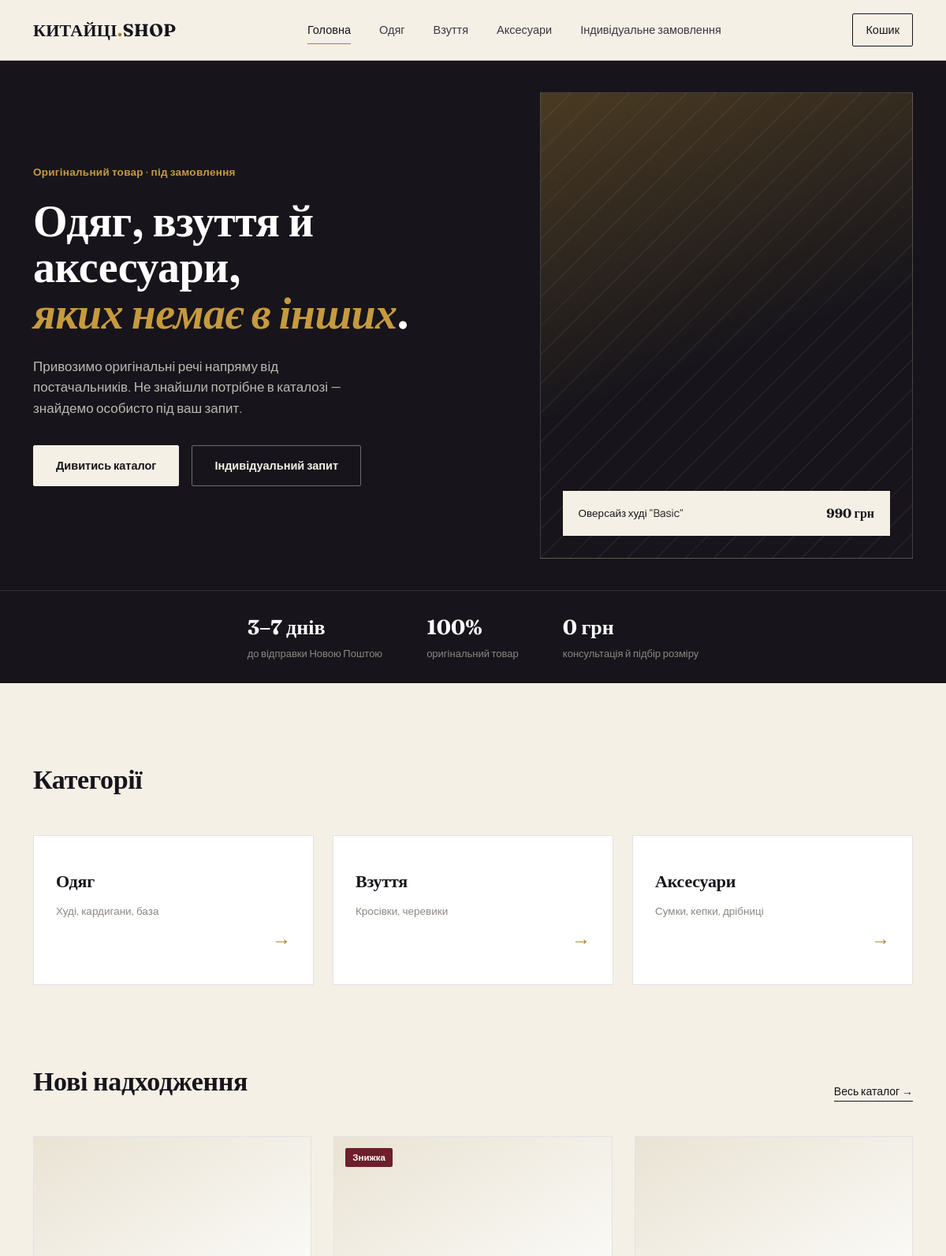
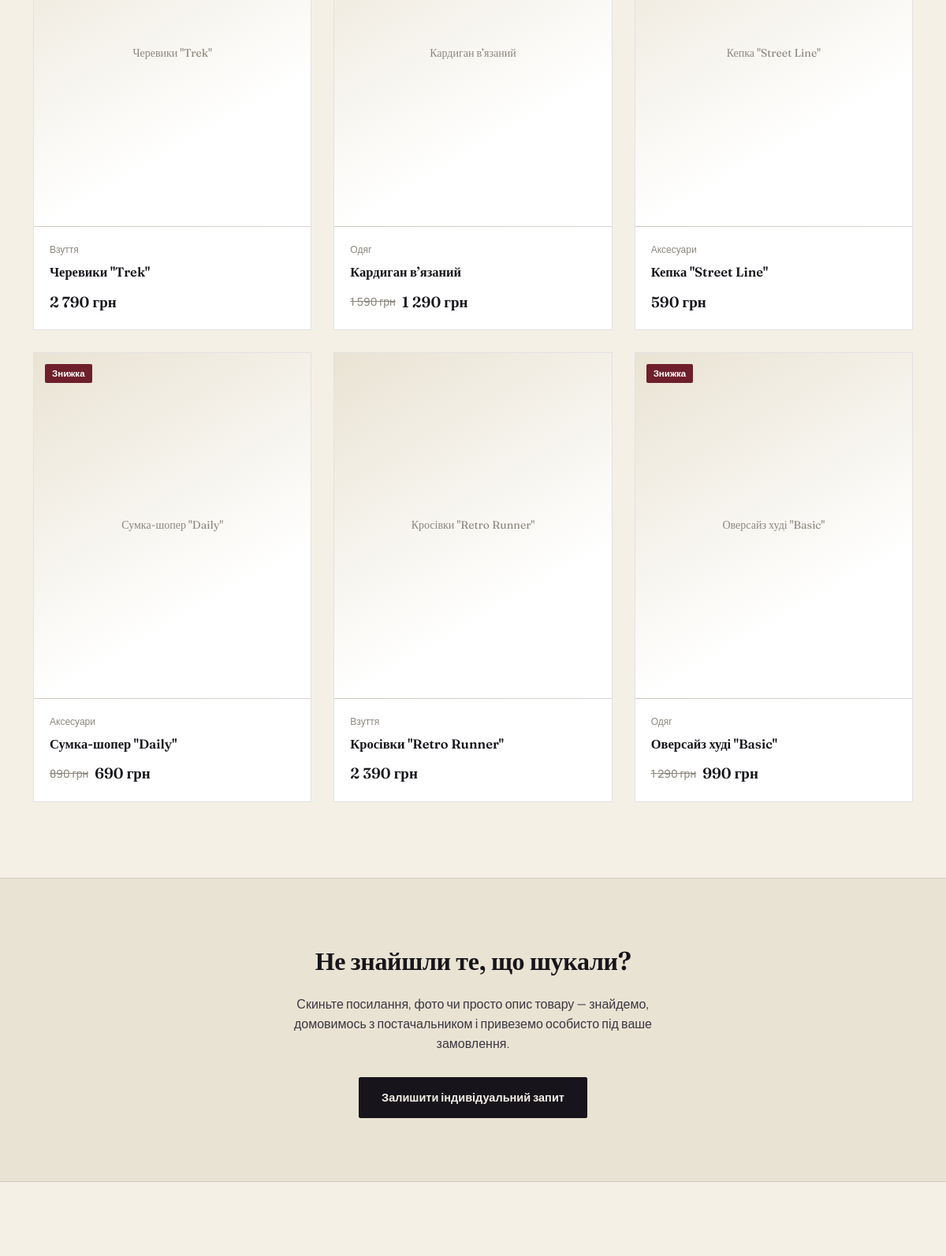
The page / (upper part) on the database its author committed (2 pictures, top to bottom).
### tables this page shows
CREATE TABLE products (
            id INTEGER PRIMARY KEY AUTOINCREMENT,
            category_id INTEGER NOT NULL REFERENCES categories(id),
            name TEXT NOT NULL,
            slug TEXT NOT NULL UNIQUE,
            description TEXT DEFAULT '',
            price REAL NOT NULL,
            discount_price REAL,
            image TEXT DEFAULT '',
            is_active INTEGER DEFAULT 1,
            created_at TEXT DEFAULT CURRENT_TIMESTAMP
        );

### includes/db.php (called while the page is built, shortened)
<?php
function money(float $n): string {
    return number_format($n, 0, ',', ' ') . ' грн';
}

### index.php (the view, shortened to what this page needs)
<?php
require __DIR__ . '/includes/db.php';
$pdo = db();
$featured = $pdo->query("
  SELECT p.*, c.name as cat_name, c.slug as cat_slug,
    (SELECT MIN(stock) FROM product_variants WHERE product_id=p.id) as min_stock
  FROM products p JOIN categories c ON c.id=p.category_id
  WHERE p.is_active=1 ORDER BY p.id DESC LIMIT 6
")->fetchAll(PDO::FETCH_ASSOC);
include __DIR__ . '/includes/header.php';
?>
<section class="hero">
  <div class="wrap">
    <div>
      <span class="hero-eyebrow">Оригінальний товар · під замовлення</span>
      <h1>Одяг, взуття й аксесуари,<br><em>яких немає в інших</em>.</h1>
      <p class="lead">Привозимо оригінальні речі напряму від постачальників. Не знайшли потрібне в каталозі — знайдемо особисто під ваш запит.</p>
      <div class="hero-ctas">
        <a href="/catalog.php" class="btn btn-primary" style="background:var(--ivory); color:var(--ink); border-color:var(--ivory);">Дивитись каталог</a>
        <a href="/custom-request.php" class="btn btn-outline" style="color:var(--ivory); border-color:rgba(244,240,230,0.4);">Індивідуальний запит</a>
      </div>
    </div>
    <div class="hero-visual">
      <div class="tag">
        <span>Оверсайз худі "Basic"</span>
        <strong>990 грн</strong>
      </div>
    </div>
  </div>
  <div class="hero-stats">
    <div class="wrap">
      <div class="stat"><b>3–7 днів</b><span>до відправки Новою Поштою</span></div>
      <div class="stat"><b>100%</b><span>оригінальний товар</span></div>
      <div class="stat"><b>0 грн</b><span>консультація й підбір розміру</span></div>
    </div>
  </div>
</section>
<section class="section">
  <div class="wrap">
    <div class="section-head">
      <h2>Категорії</h2>
    </div>
    <div class="categories-strip">
      <a class="cat-card" href="/catalog.php?cat=odyag">
        <div><h3>Одяг</h3><span>Худі, кардигани, база</span></div>
        <span class="arrow">→</span>
      </a>
      <a class="cat-card" href="/catalog.php?cat=vzuttya">
        <div><h3>Взуття</h3><span>Кросівки, черевики</span></div>
        <span class="arrow">→</span>
      </a>
      <a class="cat-card" href="/catalog.php?cat=aksesuary">
        <div><h3>Аксесуари</h3><span>Сумки, кепки, дрібниці</span></div>
        <span class="arrow">→</span>
      </a>
    </div>
  </div>
</section>
<section class="section" style="padding-top:0;">
  <div class="wrap">
    <div class="section-head">
      <h2>Нові надходження</h2>
      <a href="/catalog.php">Весь каталог →</a>
    </div>
    <div class="grid-products">
      <?php foreach ($featured as $p): ?>
        <a class="card" href="/product.php?slug=<?= urlencode($p['slug']) ?>">
          <div class="card-media">
            <?php if ($p['discount_price']): ?><span class="badge-sale sale-tag">Знижка</span><?php endif; ?>
            <?php if (!empty($p['image'])): ?>
              <img src="/<?= htmlspecialchars($p['image']) ?>" alt="<?= htmlspecialchars($p['name']) ?>" style="width:100%; height:100%; object-fit:cover;">
            <?php else: ?>
              <span class="ph"><?= htmlspecialchars($p['name']) ?></span>
            <?php endif; ?>
          </div>
          <div class="card-body">
            <span class="card-cat"><?= htmlspecialchars($p['cat_name']) ?></span>
            <span class="card-name"><?= htmlspecialchars($p['name']) ?></span>
            <div class="card-prices">
              <?php if ($p['discount_price']): ?>
                <span class="price old"><?= money($p['price']) ?></span>
                <span class="price"><?= money($p['discount_price']) ?></span>
              <?php else: ?>
                <span class="price"><?= money($p['price']) ?></span>
              <?php endif; ?>
            </div>
          </div>
        </a>
      <?php endforeach; ?>
    </div>
  </div>
</section>
<section class="wow-band">
  <div class="wrap" style="display:block;">
    <h2>Не знайшли те, що шукали?</h2>
    <p>Скиньте посилання, фото чи просто опис товару — знайдемо, домовимось з постачальником і привеземо особисто під ваше замовлення.</p>
    <a href="/custom-request.php" class="btn btn-primary">Залишити індивідуальний запит</a>
  </div>
</section>
<?php include __DIR__ . '/includes/footer.php'; ?>

### includes/header.php (style rules this page uses)
:root { --ink:#17151B; --ink-soft:#3A3742; --ivory:#F4F0E6; --ivory-dim:#E9E3D3; --brass:#A9812F; --brass-bright:#C79A3E; --burgundy:#6E1F2B; --stone:#8C877D; --line: rgba(23,21,27,0.12); --radius: 2px; }
* { box-sizing:border-box; }
html,body { margin:0;padding:0; }
body { background:var(--ivory); color:var(--ink); font-family:'Manrope',sans-serif; font-size:16px; line-height:1.55; -webkit-font-smoothing:antialiased; }
h1,h2,h3,.serif { font-family:'Fraunces',serif; font-weight:600; letter-spacing:-0.01em; margin:0; }
a { color:inherit;text-decoration:none; }
.wrap { max-width:1180px;margin:0 auto;padding:0 32px; }
.btn { display:inline-flex; align-items:center; justify-content:center; padding:14px 28px; font-size:14.5px; font-weight:600; border-radius:var(--radius); border:1px solid var(--ink); cursor:pointer; transition:background .2s ease, color .2s ease, transform .15s ease; }
.btn-primary { background:var(--ink); color:var(--ivory); }
.btn-outline { background:transparent; color:var(--ink); }
.price { font-family:'Fraunces',serif; font-weight:600; font-size:19px; }
.price.old { font-family:'Manrope',sans-serif; font-weight:500; font-size:14px; color:var(--stone); text-decoration:line-through; margin-right:8px; }
.badge-sale { background:var(--burgundy); color:#fff; font-size:11.5px; font-weight:700; padding:3px 9px; border-radius:2px; display:inline-block; }

### rows shown on the page
products: name "Черевики \"Trek\"", cat_name "Взуття", price "2 790 грн"
products: shows "Знижка", name "Кардиган в’язаний", cat_name "Одяг", price "1 590 грн", discount_price "1 290 грн"
products: name "Кепка \"Street Line\"", cat_name "Аксесуари", price "590 грн"
products: shows "Знижка", name "Сумка-шопер \"Daily\"", cat_name "Аксесуари", price "890 грн", discount_price "690 грн"
products: name "Кросівки \"Retro Runner\"", cat_name "Взуття", price "2 390 грн"
products: shows "Знижка", name "Оверсайз худі \"Basic\"", cat_name "Одяг", price "1 290 грн", discount_price "990 грн"
